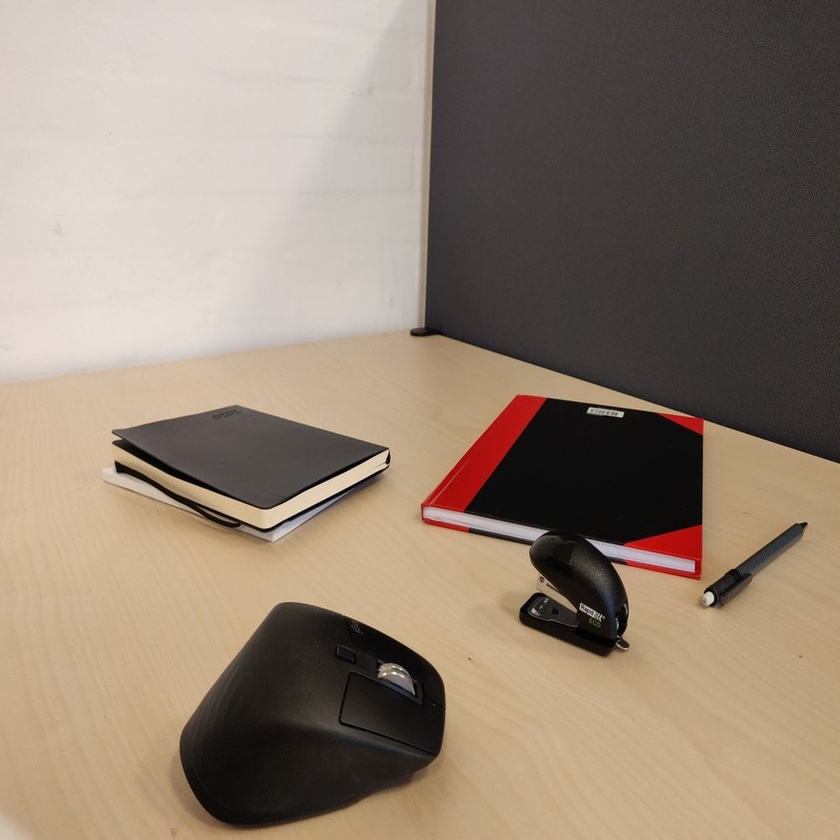
#> input picture Ex week2/Exercises week 2/OF1.jpg, 840 x 840 px, shrunk from 1000 x 1000 before the run
$ jupyter execute 'Exercise 4 - Optical Flow.ipynb'
#> lines starting #> are read from the running program, lines starting #| are printed output that depends on the picture
# Optical Flow
## Sparse Optical Flow

As always start by importing the relevant packages.

[cell 1]
import cv2
import numpy as np
from matplotlib import pyplot as plt

Load the images "OF1.jpg" and "OF2.jpg" and change them to grayscale.

[cell 2]
img1 = cv2.imread('OF1.jpg')
#> img1 is the input picture: shape (840, 840, 3); mean B, G, R 114.7, 130.1, 146.2
img2 = cv2.imread('OF2.jpg')
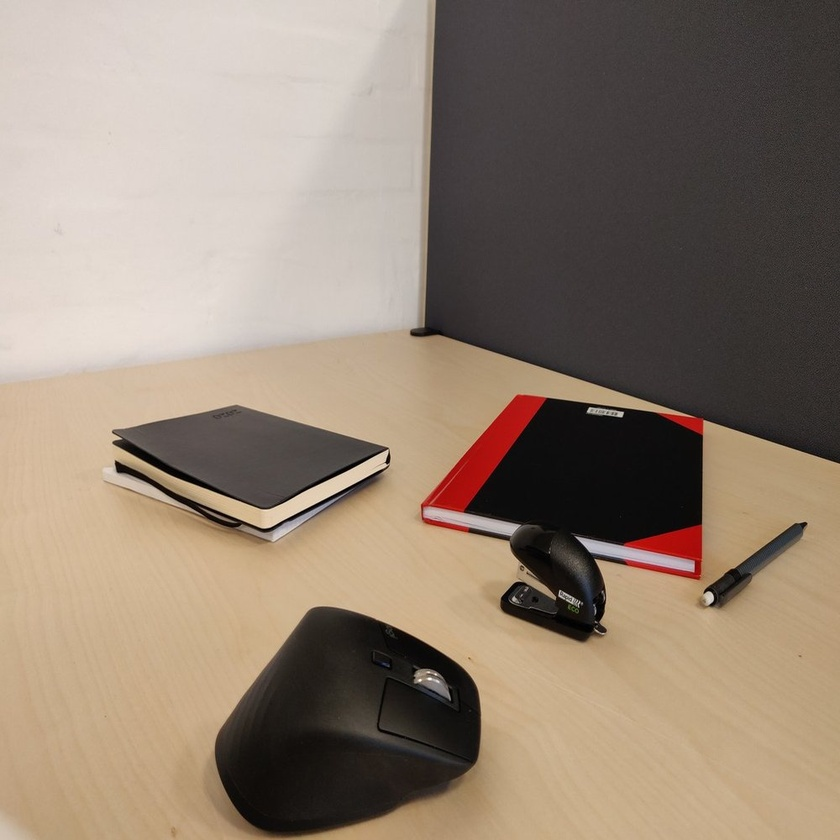
#> input picture Ex week2/Exercises week 2/OF2.jpg, 840 x 840 px, shrunk from 1000 x 1000 before the run
#> img2 is the input picture: shape (840, 840, 3); mean B, G, R 114.9, 130.4, 146.4

b,g,r = cv2.split(img1) # Changing the order from bgr to rgb so that matplotlib can show it
img1 = cv2.merge([r,g,b])
b,g,r = cv2.split(img2) # Changing the order from bgr to rgb so that matplotlib can show it
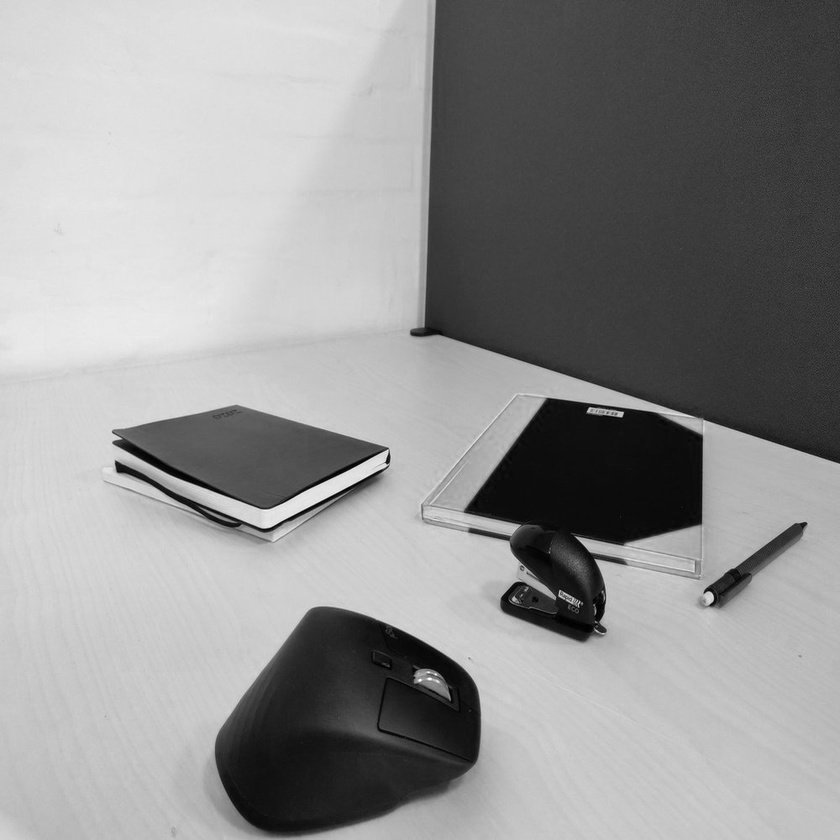
#> r: shape (840, 840); min 0, max 255, mean 146.4
img2 = cv2.merge([r,g,b])

gray1 = cv2.cvtColor(img1, cv2.COLOR_RGB2GRAY)
gray2 = cv2.cvtColor(img2, cv2.COLOR_RGB2GRAY)

plt.figure(figsize = (18,18))
plt.subplot(1,2,1)
plt.imshow(gray1, cmap = 'gray')
plt.subplot(1,2,2)
plt.imshow(gray2, cmap = 'gray')

They look pretty much the same. We can now use optical flow to find out how the objects in the picutures have moved. We do this by first using [cv2.goodFeaturesToTrack](https://docs.opencv.org/3.4/dd/d1a/group__imgproc__feature.html#ga1d6bb77486c8f92d79c8793ad995d541) to find features in the first image. You can play around with the parameters to see the difference.

[cell 3]
feat1 = cv2.goodFeaturesToTrack(gray1, maxCorners=100, qualityLevel=0.3, minDistance=7)
#> feat1 = 23 rows, first 8: [386, 462], [623, 412], [581, 603], [115, 461], [533, 608], [587, 412], [806, 523], [602, 616]

Next we use the function [cv2.calcOpticalFlowPyrLK](https://docs.opencv.org/3.4/dc/d6b/group__video__track.html#ga473e4b886d0bcc6b65831eb88ed93323) to track the features in the next image.

[cell 4]
feat2, status, error = cv2.calcOpticalFlowPyrLK(gray1, gray2, feat1, None)
#> feat2 = 23 rows, first 8: [386, 461.9], [622.8, 411.9], [560, 589.9], [115.2, 460.9], [513.8, 596.5], [586.9, 411.9], [805.7, 522.9], [580.4, 602.4]; status = 23 values from 1 to 1; error = 23 values, max 15.52 at index 16, min 2.23 at index 22, mean 5.7

We now have the location of the features from the first image in the second image. To find the movement we can draw a line between the keypoints.

[cell 5]
feat1 = cv2.goodFeaturesToTrack(gray1, maxCorners=100, qualityLevel=0.4, minDistance=7)
#> feat1 = 15 rows, first 8: [386, 462], [623, 412], [581, 603], [115, 461], [533, 608], [587, 412], [806, 523], [602, 616]
feat2, status, error = cv2.calcOpticalFlowPyrLK(gray1, gray2, feat1, None)
#> feat2 = 15 rows, first 8: [386, 461.9], [622.8, 411.9], [560, 589.9], [115.2, 460.9], [513.8, 596.5], [586.9, 411.9], [805.7, 522.9], [580.4, 602.4]; status = [1, 1, 1, 1, 1, 1, 1, 1, 1, 1, 1, 1, 1, 1, 1]; error = [3.09, 2.66, 5.91, 2.29, 8.49, 2.38, 2.63, 8.03, 9.72, 2.32, 4.17, 2.51, 6.13, 4.55, 2.91]
for i in range(len(feat1)):
#     if feat1[i][0][0] != feat2[i][0][0] and feat1[i][0][1] != feat2[i][0][1]:
    cv2.line(img2, (feat1[i][0][0], feat1[i][0][1]), (feat2[i][0][0], feat2[i][0][1]), (0, 255, 0), 2)
    cv2.circle(img2, (feat1[i][0][0], feat1[i][0][1]), 5, (0, 255, 0), -1)
#> this loop made 15 passes
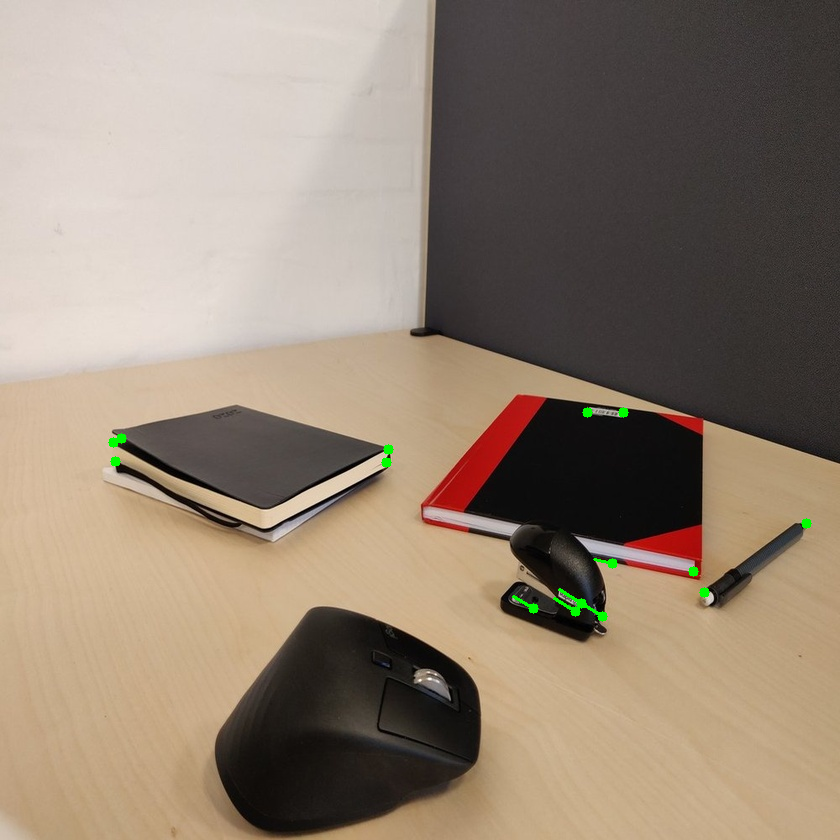
#> img2: shape (840, 840, 3); mean R, G, B 146.2, 130.7, 114.7

plt.figure(figsize=(15,15))
plt.imshow(img2)

# Exercise 4a
Change the code such that only the keypoints that have moved will be showed in the image.

## Dense Optical Flow
The sparse optical flow finds the flow of the detected keypoints. We will now try to use dense optical flow which, finds the flow of all the points in the picture.
For this example we use the same two images, so we don't have to load them again. To find the optical flow we use the function [cv2.calcOpticalFlowFarneback](https://docs.opencv.org/3.4/dc/d6b/group__video__track.html#ga5d10ebbd59fe09c5f650289ec0ece5af). Check out the description to see what all the different parameters does, and try to change them to see the difference.

[cell 6]
flow = cv2.calcOpticalFlowFarneback(gray1, gray2, None, 0.5, 3, 15, 3, 5, 1.5, 0)

The function returns an array containing the flow vector for every pixel. This can be changed to a magnitude and an angle using the function cv2.cartToPolar.

# Exercise 4b
Find a way to represent the flow in the image. For example by drawing vectors the relevant places or by making a new image with colors representing the flow of every pixel. An example of retrieving the magnitude and angle is shown below, which you can use if you like.

[cell 7]
mag, ang = cv2.cartToPolar(flow[:,:,0], flow[:,:,1]) # Retrieving the magnitude and angle of every pixel

### Fill in some code to represent the flow here ###

[cell 8]
from numpy import *
def draw_flow(im,flow,step=16):
    h,w = im.shape[:2]
    y, x = np.mgrid[step/2:h:step, step/2:w:step].reshape(2,-1).astype(int)
    fx,fy = flow[y,x].T

    # create line endpoints
    lines = vstack([x,y,x+fx,y+fy]).T.reshape(-1,2,2)
    lines = int32(lines)

    # create image and draw
    vis = cv2.cvtColor(im,cv2.COLOR_GRAY2BGR)
    for (x1,y1),(x2,y2) in lines:
        cv2.line(vis,(x1,y1),(x2,y2),(0,255,0),1)
        cv2.circle(vis,(x1,y1),1,(0,255,0), -1)
    return vis

[cell 9]
old_shape = img1.shape
#> old_shape = (840, 840, 3)
prev_img_gray = gray1
current_img = img2
current_img_gray= gray2
assert current_img.shape == old_shape # assert: return TRUE if the conditions is true
hsv = np.zeros_like(img1)
hsv[...,1] = 255 # all the element of the first column set to 255
flow = None
flow = cv2.calcOpticalFlowFarneback(prev=prev_img_gray,
                                      next=current_img_gray, flow=flow,
                                      pyr_scale=0.8, levels=15, winsize=5,
                                      iterations=10, poly_n=5, poly_sigma=0,
                                      flags=10)
mag, ang = cv2.cartToPolar(flow[...,0], flow[...,1])
hsv[..., 0] = ang*180/np.pi/2
hsv[..., 2] = cv2.normalize(mag, None, 0, 255, cv2.NORM_MINMAX)
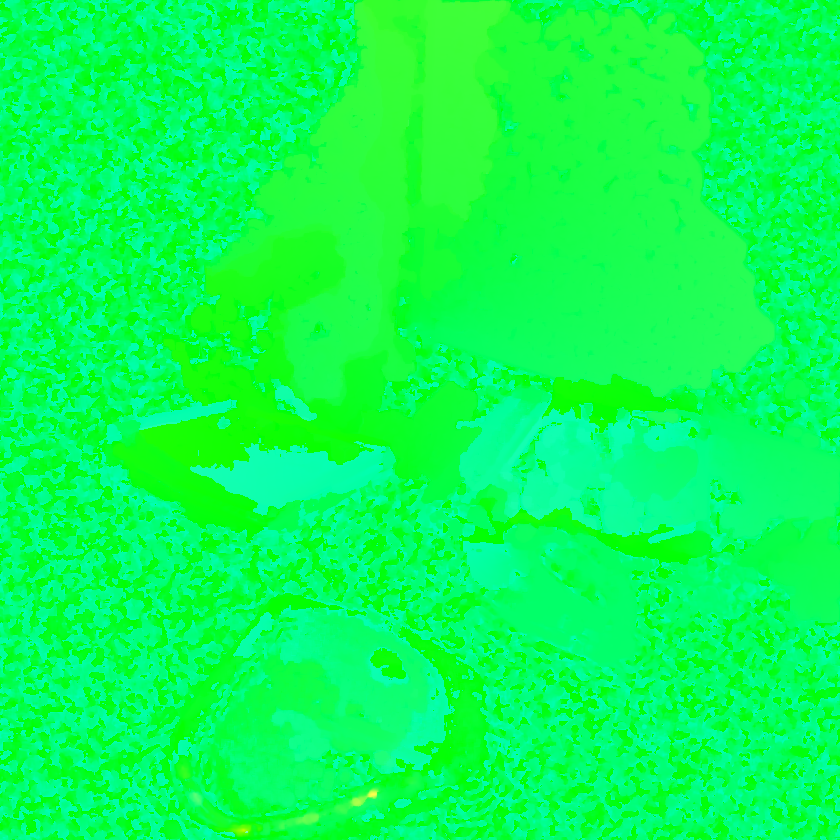
#> hsv: shape (840, 840, 3); mean of channels 0, 1, 2 83.8, 255, 8.5; drawn as B, G, R
rgb = cv2.cvtColor(hsv, cv2.COLOR_HSV2RGB)
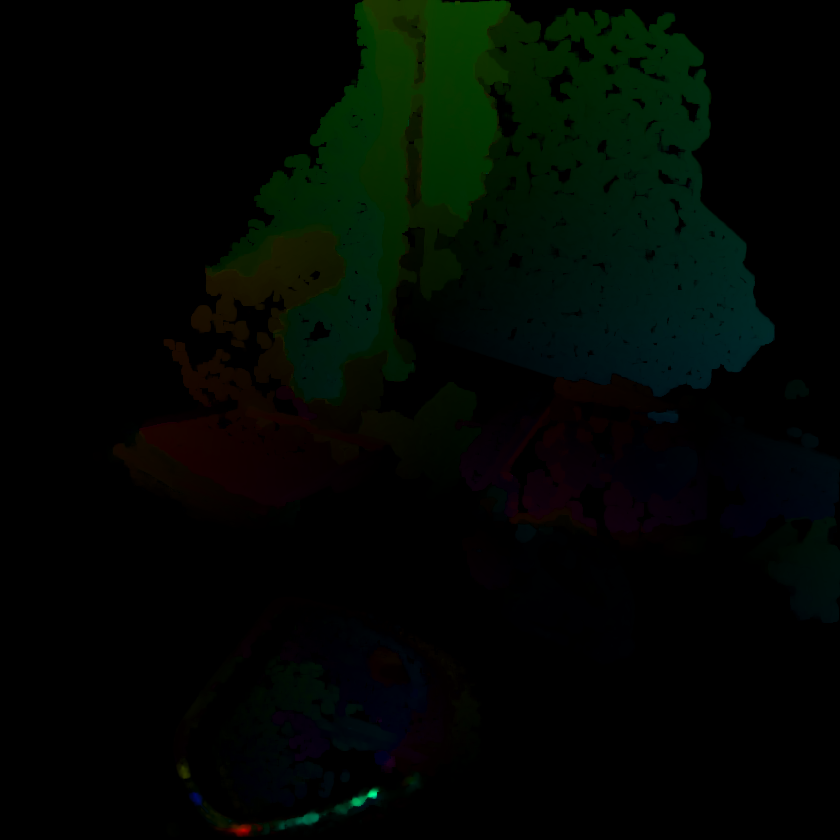
#> rgb: shape (840, 840, 3); mean R, G, B 1.7, 7.2, 2.5
cv2.imshow('Optical flow',draw_flow(current_img_gray,flow))
#> in draw_flow, `fx,fy = flow[y,x].T`: fx = 2704 values, max 363.7 at index 2667, min -1590.7 at index 2571, mean -33.28; fy = 2704 values, max 702.9 at index 2571, min -210.4 at index 2467, mean 40.34
#> the loop in draw_flow, `for (x1,y1),(x2,y2) in lines:` made 2704 passes
#> (x1, y1, x2, y2) on passes 1 to 3: (8, 8, 8, 8), (24, 8, 23, 8), (40, 8, 40, 7)
#> after the loop in draw_flow, `for (x1,y1),(x2,y2) in lines:`:
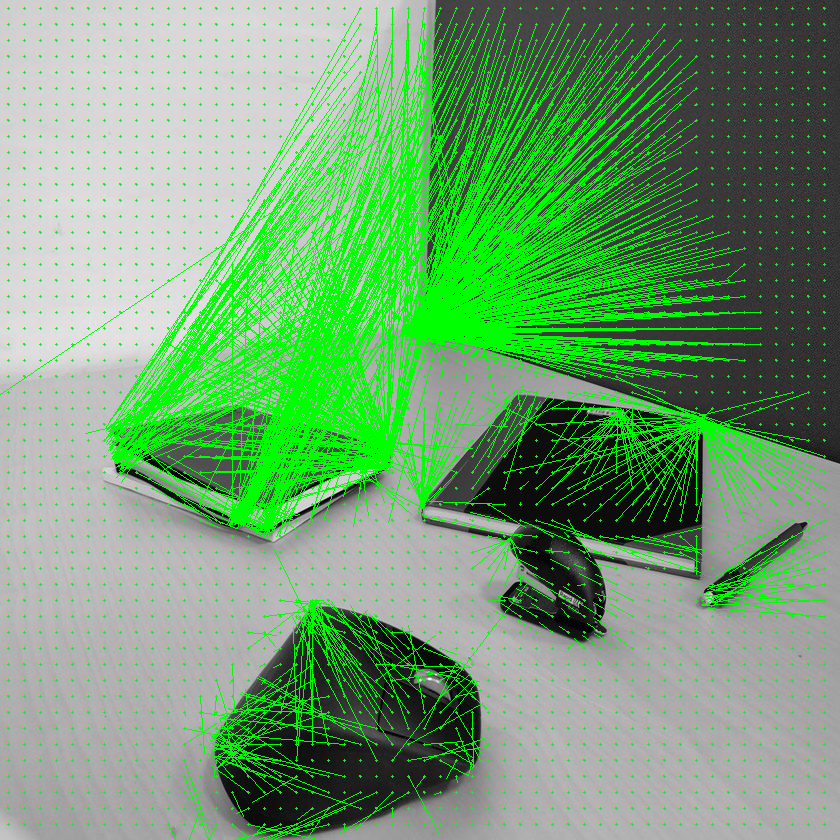
#> vis: shape (840, 840, 3); mean B, G, R 112.9, 158.3, 112.9

k = cv2.waitKey(0)
#> (key Esc is pressed here)
if k == 27:         # wait for ESC key to exit
    cv2.destroyAllWindows()

plt.show()
